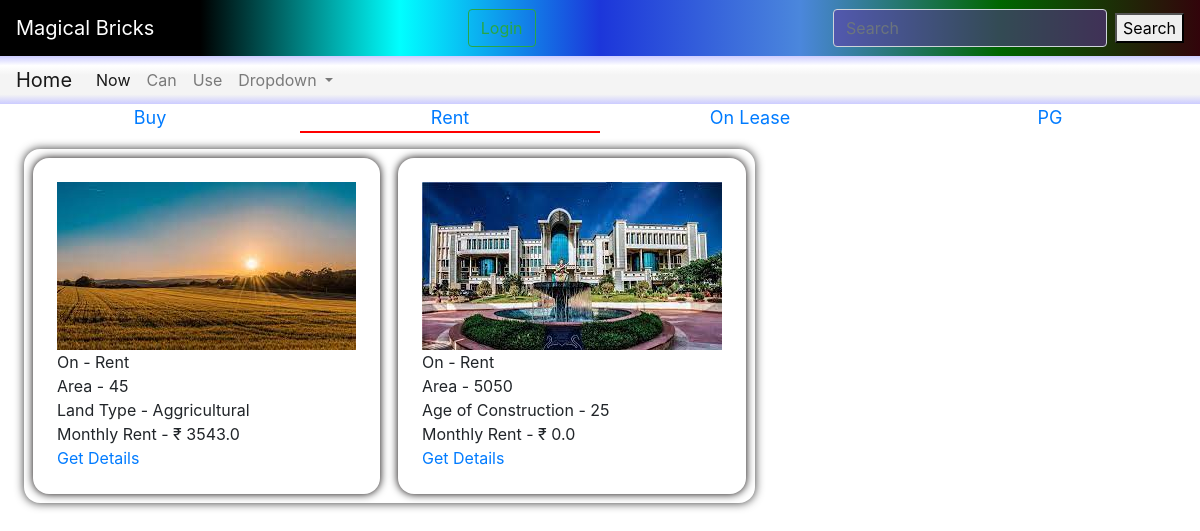
Page /properties?category=3 on the earlier database version.
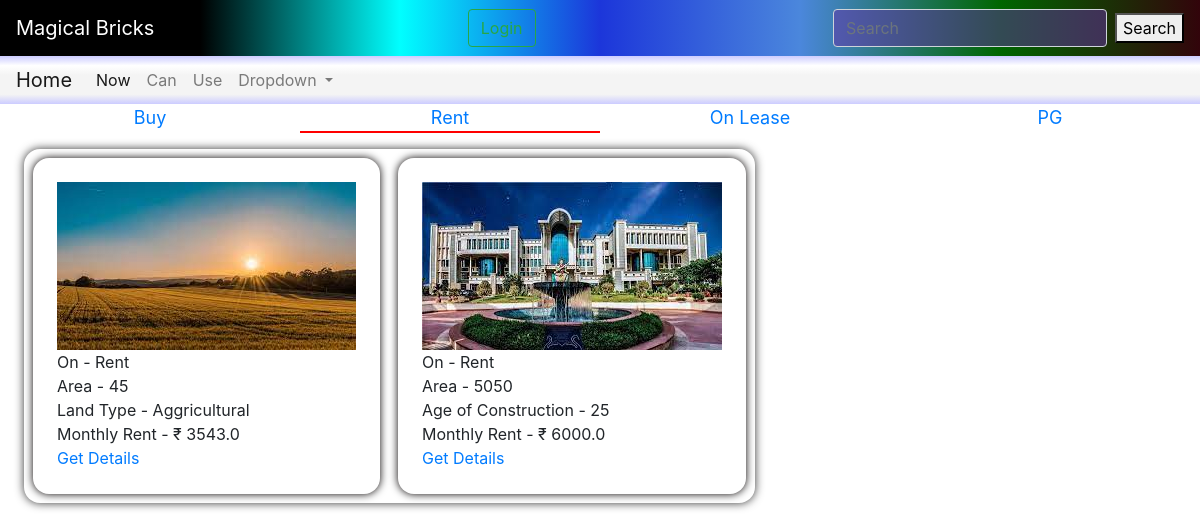
Same page on the later database version.
### bricks/models.py (models this page shows, shortened)
class built(models.Model):
    name=models.CharField(max_length=500,blank=False,null=True,default=None)
    cat=models.ForeignKey("category", null=True , on_delete=models.CASCADE, default=None)
    area=models.IntegerField()
    floors=models.IntegerField()
    status=models.CharField(max_length=50,choices=st)
    faces=models.CharField(choices=direction, max_length=50, blank=False)
    p_type=models.CharField(max_length=10, default="Built")
    furnished_status=models.CharField(max_length=50,choices=state, blank=False, null=True)
    type_of_ownership=models.CharField(max_length=50,choices=too)
    price=models.FloatField(default=0,null=True)
    age=models.IntegerField()
    address=models.CharField(max_length=200, blank= False, default=None, null=True, unique=True)
    images=models.ImageField(upload_to='images/')

class category(models.Model):
    cat=models.CharField(max_length=50)
    def __str__(self) :
        return self.cat

### bricks/views.py (the view)
# urls.py: path('properties',views.properties,name='properties'),
def properties(request):
    x=request.GET.get('category')
    obj=get_object_or_404(category, pk=x)
    p=land.objects.filter(cat__cat=obj.cat)
    q=built.objects.filter(cat__cat=obj.cat)
    y=category.objects.all()
    print(p.count())
    return render(request,'bricks/properties.html',{"obj":p,"obj2":q,"y":y,"current_cat":obj.cat})

### bricks/templates/bricks/properties.html (shortened to what this page needs)
<!DOCTYPE html>
<html lang="en">
<head>
  {% load static %}
  <link rel="stylesheet" href="{% static 'bricks/style_properties.css' %}" />
</head>
<body>
  {% include "bricks/navbar.html" %}
  <div class="main">
    {% if y %} {% for x in y %}
    <a href="{% url 'properties' %}?category={{x.id}}" id="cat">
      {% if current_cat %}
      {% if current_cat == x.cat %}
      <div class="heading" style="border-bottom: 0.2vw solid red;">{{x.cat}}</div>
      {% else %}
      <div class="heading">{{x.cat}}</div>
      {% endif %}
      {% else %}
      <div class="heading">{{x.cat}}</div>
      {% endif %}
    </a>
    {% endfor %} {% endif %}
  </div>
  <div class="properties">
    {% if obj %} {% for y in obj %}
    <div class="property">
      <div class="info_items"><img src="{{y.images.url}}" alt=""></div>
      <div class="info_items">On - {{y.cat}}</div>
      <div class="info_items">Area - {{y.area}}</div>
      <div class="info_items">Land Type - {{y.land_type}}</div>
      {% if y.cat.cat == "Rent" or y.cat.cat == "PG" %}
      <div class="info_items">Monthly Rent - &#8377 {{y.price}}</div>
      {% else %}
      <div class="info_items">Price - &#8377 {{y.price}}</div>
      {% endif %}
      <a href="{% url 'property_details' y.id %}?p_type={{y.p_type}}" id="details_button">Get Details</a>
    </div>
    {% endfor %}
    {% else %}
    <h1 style="font-size: 3vw;text-align: center;">No Record Found</h1>
    {% endif %}
    {% if obj2 %}
    {% for y in obj2 %}
    <div class="property">
      <div class="info_items"><img  src="{{y.images.url}}" alt=""></div>
      <div class="info_items">On - {{y.cat}}</div>
      <div class="info_items">Area - {{y.area}}</div>
      <div class="info_items">Age of Construction - {{y.age}}</div>
      {% if y.cat.cat == "Rent" or y.cat.cat == "PG" %}
      <div class="info_items">Monthly Rent - &#8377 {{y.price}}</div>
      {% else %}
      <div class="info_items">Price - &#8377 {{y.price}}</div>
      {% endif %}
      <a href="{% url 'property_details' y.id %}?p_type={{y.p_type}}" id="details_button">Get Details</a>
    </div>
    {% endfor %}
    {% endif %}
  </div>
</body>
</html>

Differences in the rows shown:
changed built "Rent": price "0.0" → "6000.0"
